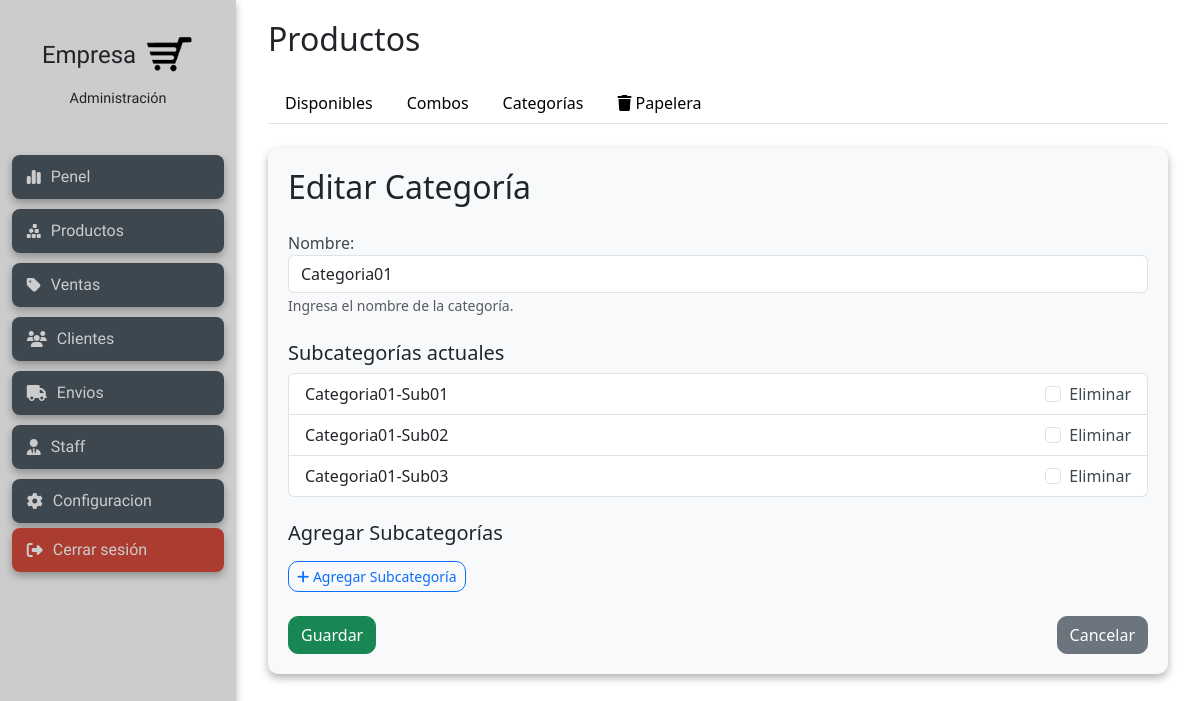
Page /products/categories/1/edit/ (signed in) on the earlier database version.
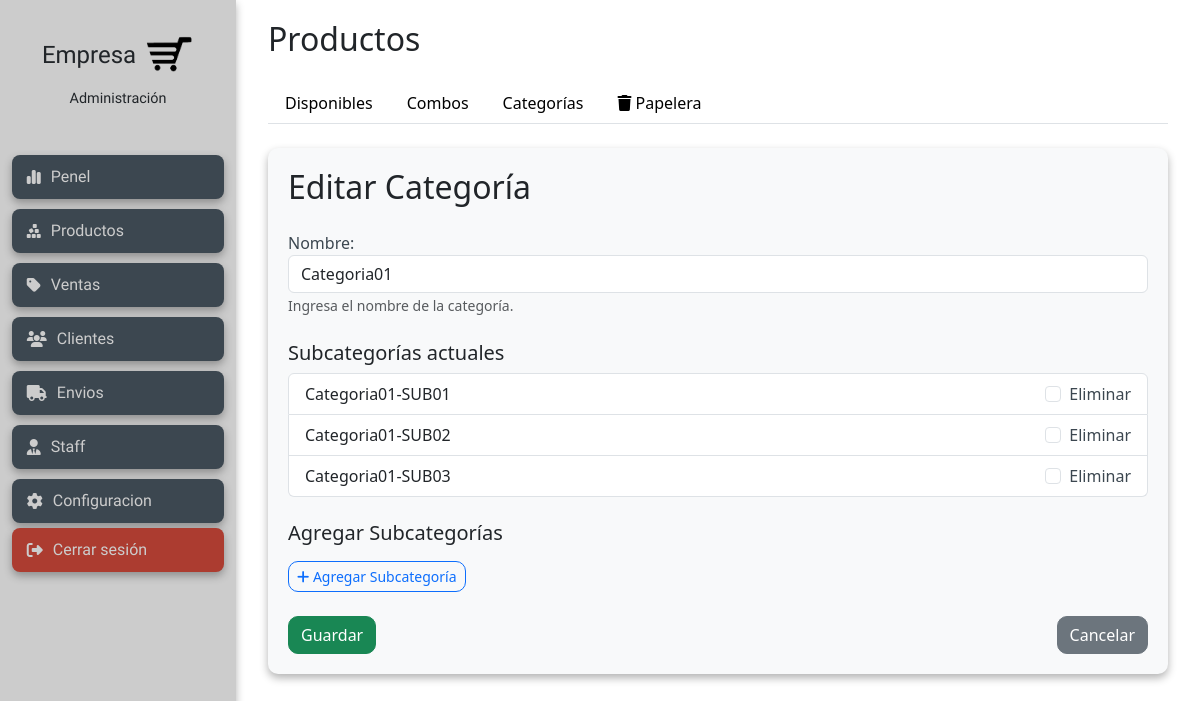
Same page on the later database version.
### products/models.py (models this page shows, shortened)
class Category(models.Model):
    name = models.CharField(max_length=100, unique=True, verbose_name="Nombre")
    slug = models.SlugField(max_length=100, unique=True, blank=True)
    parent = models.ForeignKey(
        'self',
        on_delete=models.CASCADE,
        null=True,
        blank=True,
        related_name='children',
        verbose_name="Categoría Padre"
    )
    class Meta:
        verbose_name = "Categoría"
        verbose_name_plural = "Categorías"
        ordering = ['name']

### products/views.py (the view)
# urls.py: path('categories/<int:pk>/edit/', views.category_edit, name='category_edit'),
@login_required
def category_edit(request, pk):
    category = get_object_or_404(Category, pk=pk)
    if request.method == 'POST':
        form = CategoryForm(request.POST, instance=category)
        if form.is_valid():
            form.save()
            for name in request.POST.getlist('subcategories'):
                if name.strip():
                    Category.objects.create(name=name.strip(), parent=category)
            ids_remove = request.POST.getlist('remove_children')
            if ids_remove:
                Category.objects.filter(id__in=ids_remove, parent=category).delete()
            messages.success(request, "Categoría actualizada.")
            return redirect('products:category_list')
    else:
        form = CategoryForm(instance=category)
    return render(request, 'products/category_form.html', {'form': form, 'title': 'Editar Categoría'})

### products/forms.py
class CategoryForm(forms.ModelForm):
    class Meta:
        model = Category
        fields = ['name']  # solo nombre
        widgets = {
            'name': forms.TextInput(attrs={'class': 'form-control'}),
        }

### products/templates/products/category_form.html (shortened to what this page needs)
{% extends "products/products_layout.html" %}
{% load static %}
{% block product_content %}
<div class="container my-4" id="formsCategorias">
  <h2 class="mb-4">{{ title }}</h2>
  <form method="post" novalidate id="formCategoria">
    <div class="mb-3">
        {{ form.name.label_tag }}
        {{ form.name }}
        <small class="form-text text-muted">Ingresa el nombre de la categoría.</small>
    </div>
    {% if form.instance.pk and form.instance.children.all %}
      <h5 class="mt-4">Subcategorías actuales</h5>
      <ul class="list-group mb-3">
        {% for child in form.instance.children.all %}
          <li class="list-group-item d-flex justify-content-between align-items-center">
            <span>{{ child.name }}</span>
            <div class="form-check m-0">
              <input class="form-check-input" type="checkbox" name="remove_children" value="{{ child.id }}" id="rm{{ child.id }}">
              <label class="form-check-label" for="rm{{ child.id }}">Eliminar</label>
            </div>
          </li>
        {% endfor %}
      </ul>
    {% endif %}
    <h5 class="mt-4">Agregar Subcategorías</h5>
    <button type="button" id="addSubcategoryBtn" class="btn btn-outline-primary btn-sm mt-2">
      <i class="fa-solid fa-plus"></i> Agregar Subcategoría
    </button>
    <div class="d-flex justify-content-between mt-4">
      <button type="submit" class="btn btn-success">Guardar</button>
      <a href="{% url 'products:category_list' %}" class="btn btn-secondary">Cancelar</a>
    </div>
  </form>
</div>
{% endblock product_content %}

Differences in the rows shown:
removed Category: name "Categoria01-Sub01"
removed Category: name "Categoria01-Sub02"
removed Category: name "Categoria01-Sub03"
added Category: name "Categoria01-SUB01"
added Category: name "Categoria01-SUB02"
added Category: name "Categoria01-SUB03"
